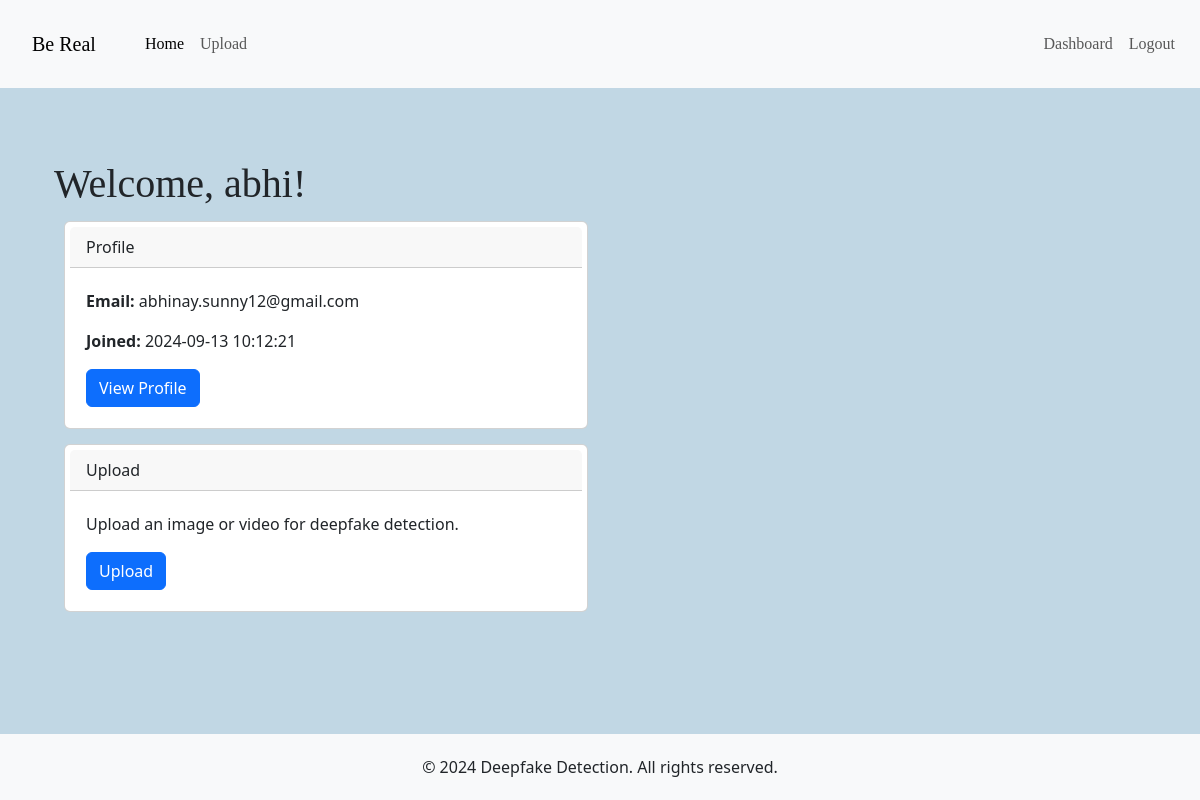
The page /dashboard (signed in) on the database its author committed.
### app.py (models this page shows)
class User(db.Model):
    id = db.Column(db.Integer, primary_key=True)
    username = db.Column(db.String(80), nullable=False, unique=True)
    email = db.Column(db.String(120), nullable=False, unique=True)
    password = db.Column(db.String(120), nullable=False)
    profile_pic = db.Column(db.String, nullable=True)
    joined_at = db.Column(db.DateTime, default=datetime.utcnow)

### app.py (the view)
@app.route('/dashboard')
def dashboard():
    if 'user_id' not in session:
        return redirect(url_for('login'))
    user = User.query.get(session['user_id'])
    return render_template('dashboard.html', user=user)

### templates/dashboard.html (shortened to what this page needs)
{% extends 'base.html' %}
{% block content %}
<div class="container mt-4">
    <h1>Welcome, {{ user.username }}!</h1>
    <div class="row">
        <div class="col-md-6">
            <div class="card">
                <div class="card-header">
                    Profile
                </div>
                <div class="card-body">
                    <p><strong>Email:</strong> {{ user.email }}</p>
                    <p><strong>Joined:</strong> {{ user.joined_at.strftime('%Y-%m-%d %H:%M:%S') }}</p>
                    <a href="{{ url_for('profile') }}" class="btn btn-primary">View Profile</a>
                </div>
            </div>
        </div>
        <div class="col-md-6">
            <div class="card">
                <div class="card-header">
                    Upload
                </div>
                <div class="card-body">
                    <p>Upload an image or video for deepfake detection.</p>
                    <a href="{{ url_for('upload') }}" class="btn btn-primary">Upload</a>
                </div>
            </div>
        </div>
    </div>
</div>
{% endblock %}

### templates/base.html (style rules this page uses)
html, body { background-color:#c1d7e4; height: 100%; margin: 0; display: flex; flex-direction: column; }
h1 { font-family:serif; bold:True; }

### templates/dashboard.html (style rules this page uses)
div { shadow-color:'red'; box-shadow:20px; display:auto; margin:5px; border-radius:20px 20px 20px 20px; }

### rows shown on the page
User: username "abhi", email "abhinay.sunny12@gmail.com", joined_at "2024-09-13 10:12:21"
